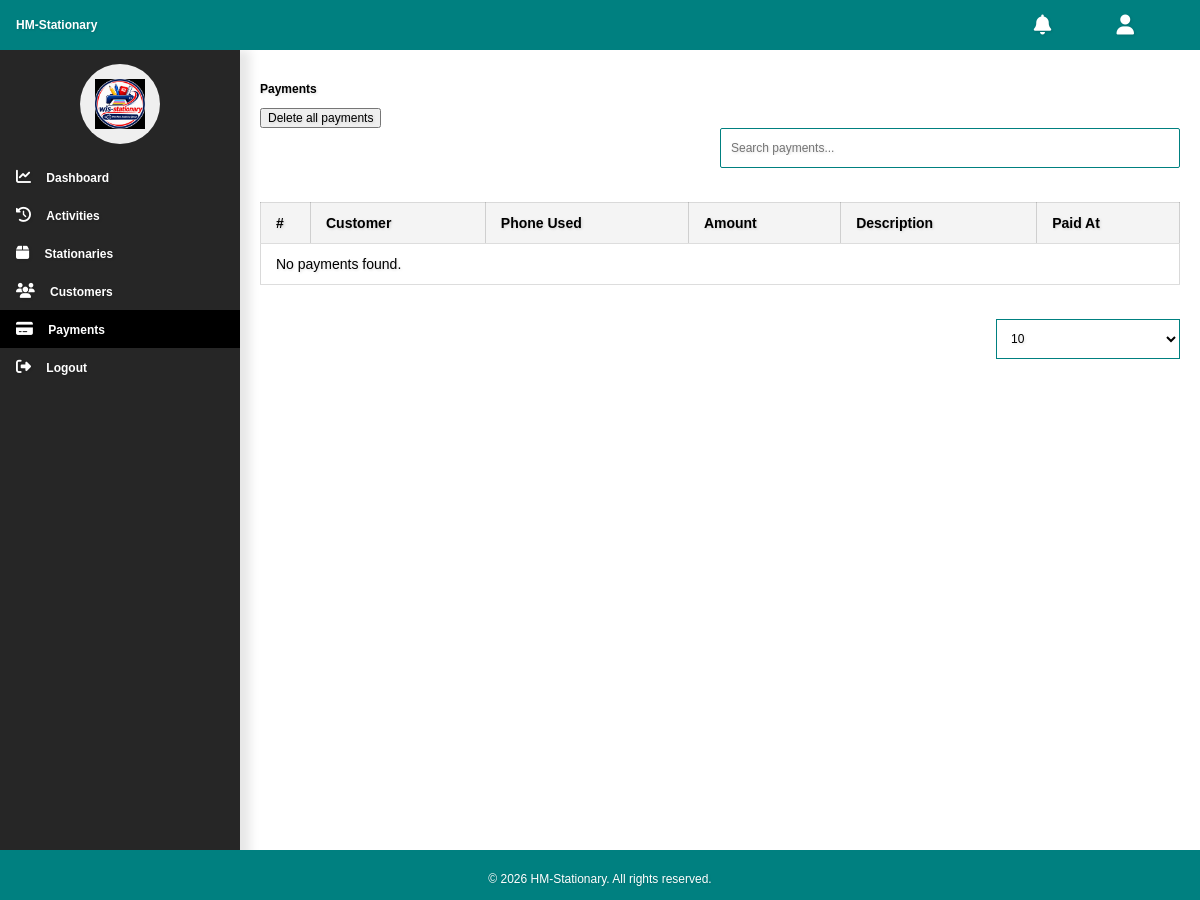
/stationary/admin/payments/ (signed in), run on an earlier commit of the app's database.
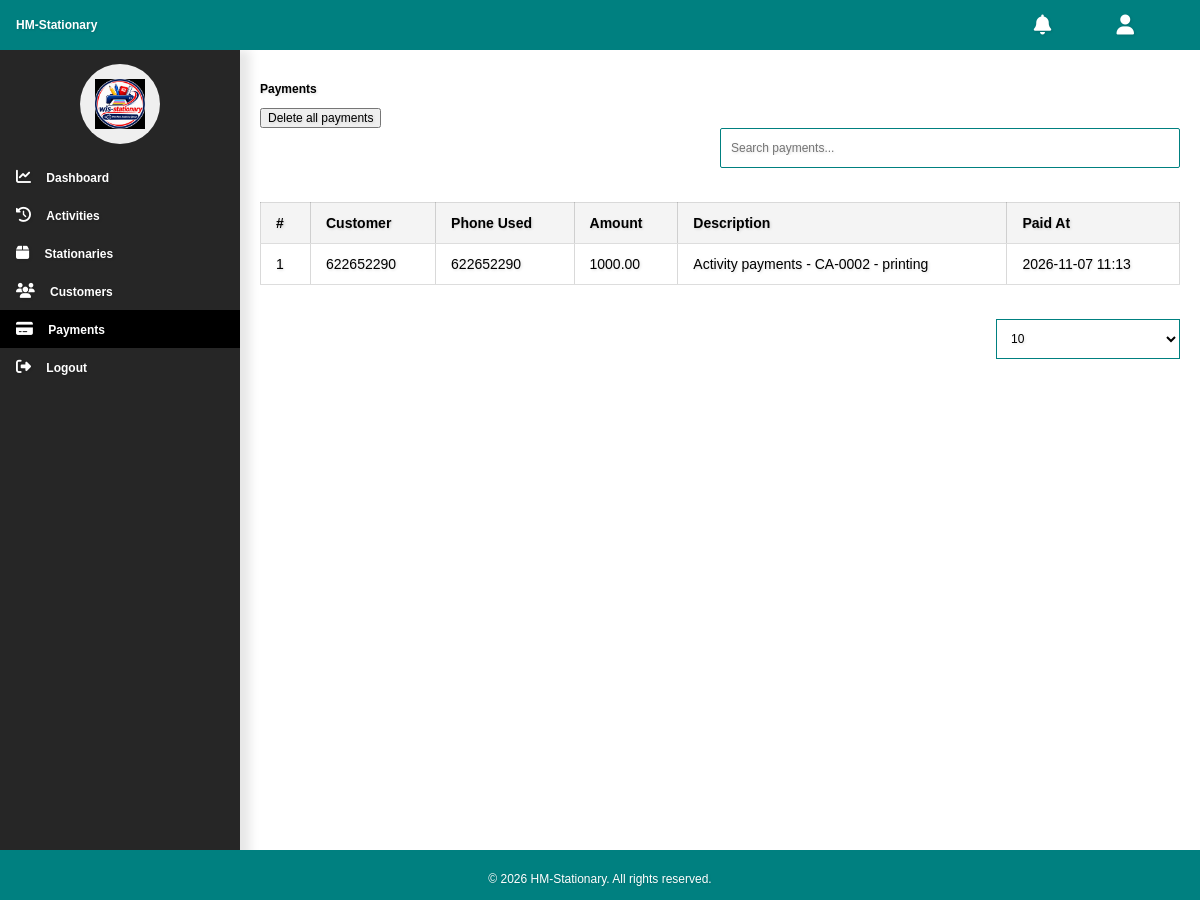
And on a later commit of the database.
### stationary_system/models/payments.py (models this page shows)
class Payments(models.Model):
    user = models.ForeignKey(settings.AUTH_USER_MODEL, on_delete=models.CASCADE)
    stationary_profile = models.ForeignKey(
        'StationaryProfile',
        on_delete=models.CASCADE,
        null=True,
        blank=True,
        related_name='payments'
    )
    amount = models.DecimalField(max_digits=10, decimal_places=2, null=False, blank=False)
    phone_used = models.CharField(max_length=10, null=False, blank=False)
    description = models.TextField(blank=True, null=True)
    paid_at = models.DateTimeField(blank=True, null=True)

### stationary_system/models/accounts.py (models this page shows, shortened)
class CustomUser(AbstractUser):
    phone = models.CharField(max_length=20, blank=True, null=True)
    stationary_id = models.CharField(max_length=20, blank=True, null=True)

### stationary_system/views/admin_views/payments.py (the view)
# urls.py: path('stationary/admin/payments/', payments.payments_list, name='admin_payments'),
@login_required(login_url='login_page_admin')
def payments_list(request):
    payments = Payments.objects.select_related('user').order_by('-paid_at')
    return render(request, "admin/payments.html", {
        "payments": payments
    })

### stationary_system/templates/admin/payments.html (shortened to what the changed rows need)
{% load static %}
<!DOCTYPE html>
<html lang="en">
<head>
    <link rel="stylesheet" href="https://cdnjs.cloudflare.com/ajax/libs/font-awesome/6.4.0/css/all.min.css">
    <link rel="stylesheet" href="{% static 'admin_css/dashboard.css' %}">
    <link rel="stylesheet" href="{% static 'admin_css/activities.css' %}">
</head>
<body>
    <div class="row-holder-1">
        <div class="content-holder-4">
            <div class="dash-content-5">
                <div class="activities-table-holder-6">
                    <br>
                    <div class="table-holder-9">
                        <table class="table-9" id="payments-table">
                            <thead>
                                <tr>
                                    <th class="index-9">#</th>
                                    <th>Customer</th>
                                    <th>Phone Used</th>
                                    <th>Amount</th>
                                    <th>Description</th>
                                    <th>Paid At</th>
                                </tr>
                            </thead>
                            <tbody>
                                {% for payment in payments %}
                                <tr>
                                    <td class="index-9">{{ forloop.counter }}</td>
                                    <td>
                                        {{ payment.user.get_full_name|default:payment.user.username }}
                                    </td>
                                    <td>
                                        {{ payment.phone_used }}
                                    </td>
                                    <td>
                                        {{ payment.amount }}
                                    </td>
                                    <td>
                                        {{ payment.description|default:"--" }}
                                    </td>
                                    <td>
                                        {% if payment.paid_at %}
                                        {{ payment.paid_at|date:"Y-m-d H:i" }}
                                        {% else %}
                                        --
                                        {% endif %}
                                    </td>
                                </tr>
                                {% empty %}
                                <tr>
                                    <td colspan="6">No payments found.</td>
                                </tr>
                                {% endfor %}
                            </tbody>
                        </table>
                    </div>
                </div>
                <br>
            </div>
        </div>
    </div>
</body>
</html>

What changed in the data, as far as the page shows it:
added Payments: user.get_full_name "622652290", phone_used "622652290", amount "1000.00", description "Activity payments - CA-0002 - printing", paid_at "2026-11-07 11:13"
Also different on the page:
text no longer shown: "No payments found."
